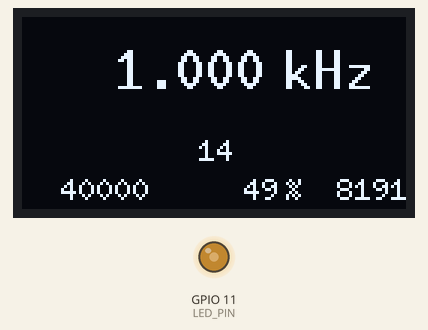
The program below on a simulated ESP32-S2. On the bench: 128×64 one-colour display, output pins drawn as LEDs (lit = HIGH).

Above: at 0.1 s.

The program:

main.cpp
```cpp
#include <Arduino.h>
#include <U8g2lib.h>

#ifdef U8X8_HAVE_HW_SPI
#include <SPI.h>
#endif
#ifdef U8X8_HAVE_HW_I2C
#include <Wire.h>
#endif

#define LEDC_SLOW_CLK_RTC8M  2
#define LEDC_DEFAULT_CLK     0
#define LEDC_CHANNEL_0     0
#define LED_PIN            11

long cycle_periods = 40000;

float calc_frequency(){
  float f = (1/(25*pow(10,-9)*(cycle_periods)));
  return f;
}

float frequency = calc_frequency();
float frequency_old = 0;

int switchBitResolution(void){
  /**
   * Switch resolution depending on max frequencies
   * 12 bit    9.765625 kHz
   * 11 bit   19.53125 kHz
   * 10 bit   39.0625 kHz
   * 9 bit    78.125 kHz
   * 8 bit   156.25 kHz
   * 7 bit   312.5 kHz
   * 6 bit   625 kHz
   * 5 bit     1.250 MHz
   * 4 bit     2.5 MHz
   * 3 bit     5 MHz
   * 2 bit    10 MHz
   * 1 bit    20 MHz
   */
  int bit_res = 0;

  if      (frequency > 10000000){ bit_res = 1; }
  else if (frequency > 5000000) { bit_res = 2; }
  else if (frequency > 2500000) { bit_res = 3; }
  else if (frequency > 1250000) { bit_res = 4; }
  else if (frequency >  625000) { bit_res = 5; }
  else if (frequency >  312500) { bit_res = 6; }
  else if (frequency >  156250) { bit_res = 7; }
  else if (frequency >   78125) { bit_res = 8; }
  else if (frequency >   39062.5) { bit_res = 9; }
  else if (frequency >   19531.25) { bit_res = 10; }
  else if (frequency >    9765.625) { bit_res = 11; }
  else if (frequency >    4882.8125) { bit_res = 12; }
  else if (frequency >    2441.40625) { bit_res = 13; }
  else if (frequency >    1220.703125) { bit_res = 14; }
  else { bit_res = 14; } // highest bitrate

  return bit_res;
}

int LEDC_TIMER_BIT = switchBitResolution();
int LEDC_TIMER_BIT_old = LEDC_TIMER_BIT;
float duty_percent = 50;
long duty_periods = int((duty_percent/100)*(pow(2,LEDC_TIMER_BIT)-1));
long duty_periods_old = 0;


// OLED
U8G2_SSD1306_128X64_NONAME_F_SW_I2C u8g2(U8G2_R0, /* clock=*/ SCL, /* data=*/ SDA, /* reset=*/ U8X8_PIN_NONE);   // All Boards without Reset of the Display

void ledcAnalogWrite(uint8_t channel, uint32_t value, uint32_t TIMER_BIT) {
  // calculate duty, 4095 from 2 ^ 12 - 1
  uint32_t valueMax = pow(2,TIMER_BIT)-1;
  int val = pow(2,TIMER_BIT) -1;
  uint32_t duty = (val / valueMax) * min(value, valueMax);

  ledcWrite(channel, duty);
}

void drawFrame(void)
{
  u8g2.setFontMode(1);	// Transparent
  u8g2.setFontDirection(0);
  u8g2.setFont(u8g2_font_6x10_tf);
  u8g2.drawStr(18,48,"CYCLE");
  u8g2.drawStr(85,48,"DUTY");
  u8g2.drawFrame(0, 0, 128, 38); // Top Box
  u8g2.drawHLine(0, 44, 16);
  u8g2.drawHLine(48, 44, 35);
  u8g2.drawHLine(110, 44, 17);
  //u8g2.drawHLine(0, 63, 127); // Bottom
  //u8g2.drawFrame(0, 37, 127, 27); // Bottom Box
  u8g2.drawVLine(0, 44, 20); // Left
  u8g2.drawVLine(64, 44, 20); // Bottom Box Divider
  u8g2.drawVLine(127, 44, 20); // Right
}

void drawValue(u8g2_uint_t x, u8g2_uint_t y, uint num)
{
  char str[9];
  itoa(num, str, 10 );
  int x_len = u8g2.getStrWidth(str);
  u8g2.drawStr(x-x_len,y,str);
}

void drawValueFloat(u8g2_uint_t x, u8g2_uint_t y, float num)
{
  char str[8];

  if (num >= 1000000){
    dtostrf(num/1000000, 6, 3, str);
    int x_len = u8g2.getStrWidth(str);
    u8g2.drawStr(x-x_len,y,str);
    u8g2.drawStr(x+7,y,"MHz");
  }
  else if (num < 1000){
    dtostrf(num, 6, 1, str);
    int x_len = u8g2.getStrWidth(str);
    u8g2.drawStr(x-x_len,y,str);
    u8g2.drawStr(x+7,y,"Hz");
  }
  else {
    dtostrf(num/1000, 6, 3, str);
    int x_len = u8g2.getStrWidth(str);
    u8g2.drawStr(x-x_len,y,str);
    u8g2.drawStr(x+7,y,"kHz");
  }

}

void refreshDisplayValues(void)
{


  //u8g2.setFont(u8g2_font_crox2h_tf);
  //u8g2.drawStr(1,62,"10274");

  u8g2.clearBuffer();
  u8g2.setFont(u8g2_font_10x20_tf);
  drawValueFloat(80,24,frequency);

  u8g2.setFont(u8g2_font_6x10_tf);

  drawValue(70,48,LEDC_TIMER_BIT);

  drawValue(42,61,cycle_periods);

  drawValue(85,61,duty_percent);
  u8g2.drawStr(88,61,"%");
  drawValue(128,61,duty_periods);

  //u8g2.drawHLine(0, 63, 127);
  u8g2.updateDisplayArea(1, 1, 14, 2); // frequency
  u8g2.updateDisplayArea(7, 5, 2, 2); // bit
  //u8g2.updateDisplayArea(1, 6, 6, 2); // cycle_periods
  //u8g2.updateDisplayArea(9, 6, 7, 2); // duty_percent
  u8g2.updateDisplayArea(0, 6, 16, 2); // bottom
  //u8g2.updateDisplay();


}

void setup(void) {
  ledcSetup(LEDC_CHANNEL_0, frequency, LEDC_TIMER_BIT);
  ledcAttachPin(LED_PIN, LEDC_CHANNEL_0);

  u8g2.begin();
  u8g2.setBusClock(2000000);

  // draw borders
  u8g2.clearBuffer();
  drawFrame();
  u8g2.sendBuffer();
}

void loop(void) {
  frequency = calc_frequency();
  LEDC_TIMER_BIT = switchBitResolution();

  if (duty_periods > (pow(2,LEDC_TIMER_BIT))){
    duty_periods = (pow(2,LEDC_TIMER_BIT));
  }
  duty_percent = 100*(duty_periods/(pow(2,LEDC_TIMER_BIT)));


  //ledcChangeFrequency(LEDC_CHANNEL_0, frequency,LEDC_TIMER_BIT);
  ledcSetup(LEDC_CHANNEL_0, frequency, LEDC_TIMER_BIT);
  ledcAttachPin(LED_PIN, LEDC_CHANNEL_0);
  ledcWrite(LEDC_CHANNEL_0, 7500);

  refreshDisplayValues();

  //cycle_periods=int(cycle_periods*0.95)+1;
  //duty_periods+= int(0.1*(pow(2,LEDC_TIMER_BIT)));
  //delay(1000);
  //duty_periods=3;
}
```
